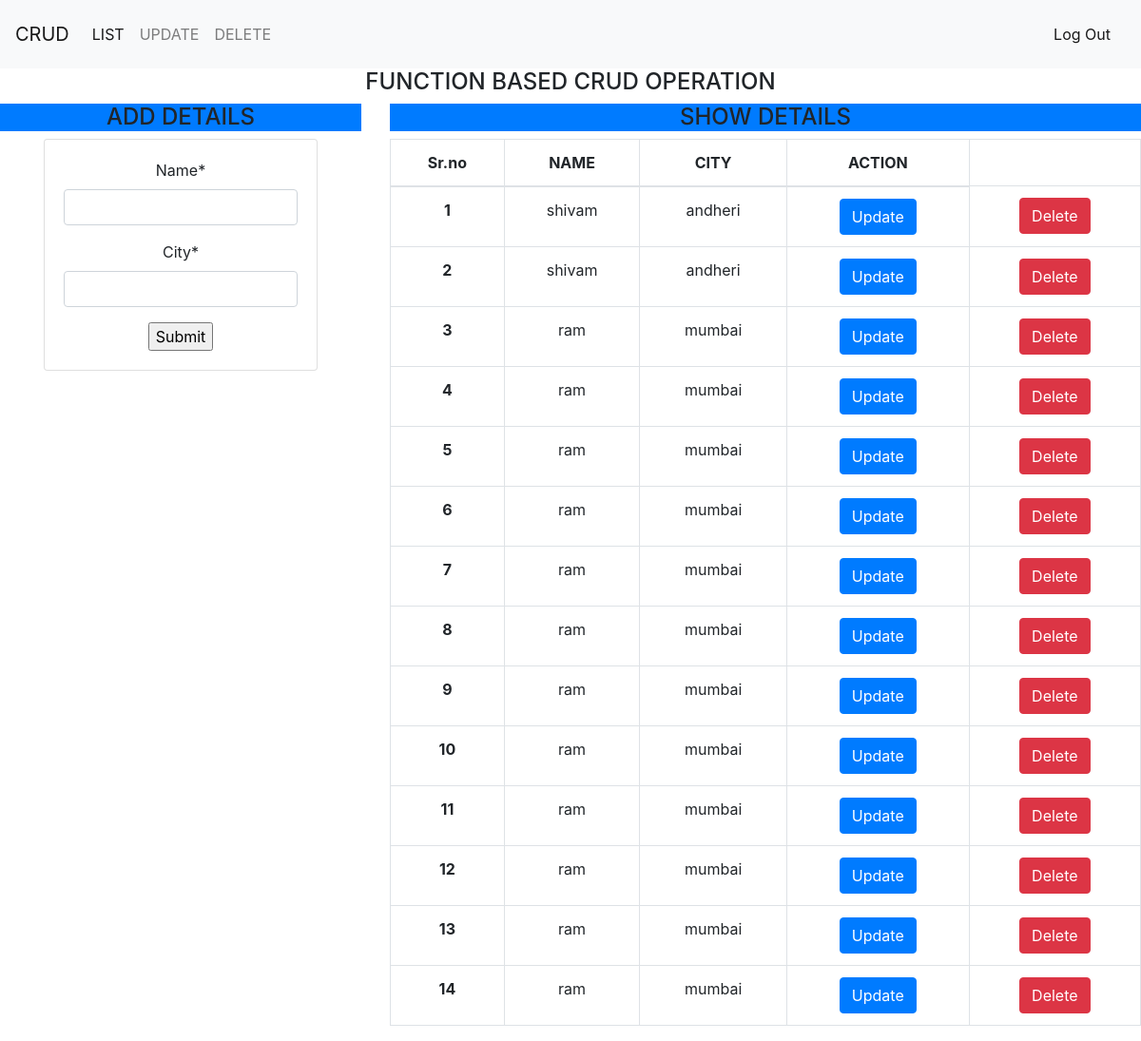
The app's page /, older data.
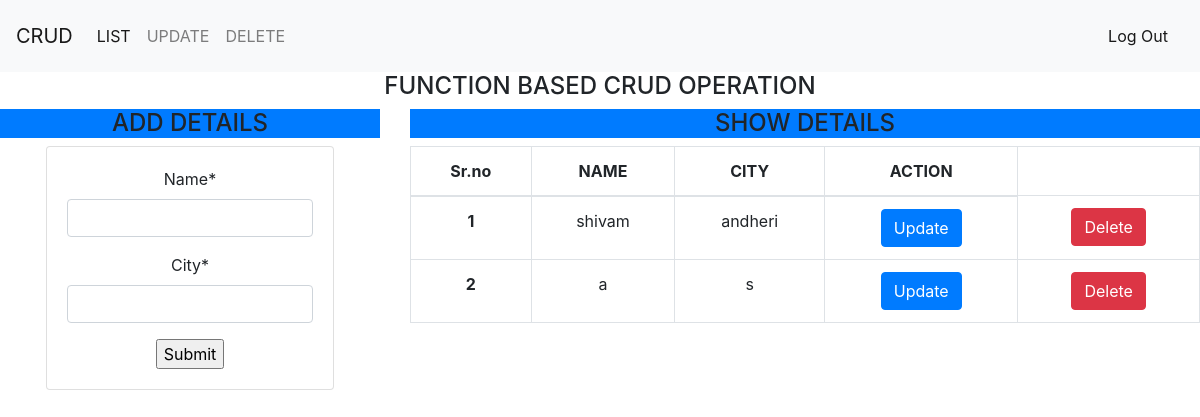
The same page, newer data.
### crud_app/models.py (models this page shows, shortened)
class ShivamBytes(models.Model):
	name = models.CharField(max_length = 200)
	city = models.CharField(max_length = 200)
	description = models.TextField()

### crud_app/views.py (the view)
# urls.py: path('', views.create_view,name='home' ),
def create_view(request):
	context ={}
	form = ShivamBytesForm(request.POST or None)
	if form.is_valid():
		form.save()
	context['form']= form
	context["dataset"] = ShivamBytes.objects.all()
	return render(request, "create_view.html", context)

### crud_app/forms.py
class ShivamBytesForm(forms.ModelForm):
	class Meta:
		model = ShivamBytes
		fields = [
			"name",
			"city",
		]

### templates/create_view.html (shortened to what this page needs)
{% extends 'base.html' %}
{% load crispy_forms_tags %}
{% block content %}
    <div class="row">
        <div class="col-4 text-center">
            <h4 class="bg-primary">ADD DETAILS</h4>
            <div class="card mx-auto" style="width: 18rem;">
                <div class="card-body text-center">
                    <form method="POST" enctype="multipart/form-data">
                        {{ form | crispy}}
                        <input type="submit" value="Submit">
                    </form>
                </div>
            </div>
        </div>
        <div class="col-8 text-center">
            <h4 class="bg-primary">SHOW DETAILS</h4>
            <table class="table table-bordered">
                <thead>
                  <tr>
                    <th scope="col">Sr.no</th>
                    <th scope="col">NAME</th>
                    <th scope="col">CITY</th>
                    <th scope="col">ACTION</th>
                  </tr>
                </thead>
                <tbody>
                    {% for data in dataset %}
                  <tr>
                    <th scope="row">{{forloop.counter}}</th>
                    <td>{{ data.name }}</td>
                    <td>{{ data.city }}</td>
                    <td>
                        <a href="{% url 'update_view' data.id %}" class="btn btn-primary">Update</a>
                    </td>
                    <td>
                        <form method="post" action="{% url 'delete_view' data.id %}">
                            <input type="submit" class="btn btn-danger" value="Delete">
                        </form>
                    </td>
                  </tr>
                  {% endfor %}
                </tbody>
            </table>
        </div>
    </div>
{% endblock content %}

### templates/base.html (shortened to what this page needs)
{% load static %}
<!DOCTYPE html>
<html lang="en">
<head>
    <link rel="stylesheet" href="{% static 'css/bootstrap.css' %}">
    <link rel="stylesheet" href="{% static 'css/fontawesome.css' %}">
    <link rel="stylesheet" href="{% static 'css/responsive.css' %}">
</head>
<body>
{% include "header.html" %}
<H4 class="text-center">FUNCTION BASED CRUD OPERATION</H4>
{% block content %}
{% endblock content %}
</body>
</html>

### templates/header.html (shortened to what this page needs)
<!DOCTYPE html>
<html lang="en">
<head>
</head>
<body>
    <nav class="navbar navbar-expand-lg navbar-light bg-light">
        <a class="navbar-brand" href="{% url 'home'%}">CRUD</a>
        <div class="collapse navbar-collapse" id="navbarText">
          <ul class="navbar-nav mr-auto">
            <li class="nav-item active">
              <a class="nav-link" href="{% url 'list' %}">LIST <span class="sr-only">(current)</span></a>
            </li>
            <li class="nav-item">
              <a class="nav-link" href="">UPDATE</a>
            </li>
            <li class="nav-item">
              <a class="nav-link" href="">DELETE</a>
            </li>
          </ul>
          <span class="navbar-text">
            <a href="" class="nav-item nav-link">Log Out</a>
          </span>
        </div>
      </nav>
</body>
</html>

Row changes from the older to the newer data that the page shows:
removed ShivamBytes: name "shivam", city "andheri"
removed ShivamBytes: name "ram", city "mumbai"
removed ShivamBytes: name "ram", city "mumbai"
removed ShivamBytes: name "ram", city "mumbai"
removed ShivamBytes: name "ram", city "mumbai"
removed ShivamBytes: name "ram", city "mumbai"
removed ShivamBytes: name "ram", city "mumbai"
removed ShivamBytes: name "ram", city "mumbai"
removed ShivamBytes: name "ram", city "mumbai"
removed ShivamBytes: name "ram", city "mumbai"
removed ShivamBytes: name "ram", city "mumbai"
removed ShivamBytes: name "ram", city "mumbai"
removed ShivamBytes: name "ram", city "mumbai"
added ShivamBytes: name "a", city "s"
